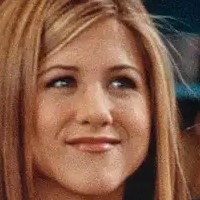
#> input picture disgustedrachel.jpg, 200 x 200 px, found by its file name
$ python hog_test_neprecizno.py
#> lines starting #> are read from the running program, lines starting #| are printed output that depends on the picture
### hog.py
import cv2
import numpy as np
import matplotlib.pyplot as plt
import skimage.feature as skim

# [333 lines left out: functions get_differential_filter, filter_image, get_gradient, build_histogram, get_block_descriptor, extract_hog and 6 more, not called in this run]


def resize(img, scale_percent):
    width = int(img.shape[1] * scale_percent)
    height = int(img.shape[0] * scale_percent)
    dim = (width, height)

    return cv2.resize(img, dim, interpolation = cv2.INTER_AREA)

### hog_test_neprecizno.py
import cv2
import numpy as np
import hog
import matplotlib.pyplot as plt

'''image_test = cv2.imread("C:/Users/User/Documents/ml_projekat/HOG_FACE_DET/disgustedrachel.jpg")
gray = cv2.cvtColor(image_test, cv2.COLOR_BGR2GRAY)
#cv2.imwrite('gray.jpg', gray)
#cv2.imwrite('gray.ppm', gray)

x_filter, y_filter = hog.get_differential_filter()
#GET X GRADIENT OF THE PICTURE
dx = hog.filter_image(gray, x_filter)
#GET Y GRADIENT OF THE PICTURE
dy = hog.filter_image(gray, y_filter)

mag_matrix, angle_mat = hog.get_gradient(dx, dy)

histogramMat = hog.build_histogram(mag_matrix, angle_mat, 8)

hog_descriptors = hog.get_block_descriptor(histogramMat, 2)

hog_py = hog.extract_hog(gray)
hog.array_to_txt("hog_py.txt", hog_py);'''

#image_test = cv2.imread("C:/Users/User/Documents/ml_projekat/HOG_FACE_DET/gray_rachel.ppm")
#print(image_test.shape[0], image_test.shape[1])

#print((image_test[0][0]))

image_test = cv2.imread("C:/Users/User/Documents/ml_projekat/HOG_FACE_DET/disgustedrachel.jpg")
#> image_test is the input picture: shape (200, 200, 3); mean B, G, R 71.8, 93.6, 135
max_dim = max(image_test.shape[0], image_test.shape[1])
#> max_dim = 200
image_test = hog.resize(image_test, 200/max_dim)

gray = cv2.cvtColor(image_test, cv2.COLOR_BGR2GRAY)
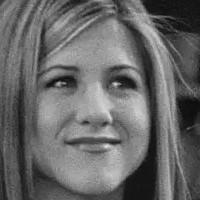
#> gray: shape (200, 200); min 5, max 231, mean 103.5
cv2.imwrite('frame_in_gray.jpg', gray)

#> (the run stopped early here; a loop or call above may not have finished)

$ run again, with new.jpeg copied over disgustedrachel.jpg
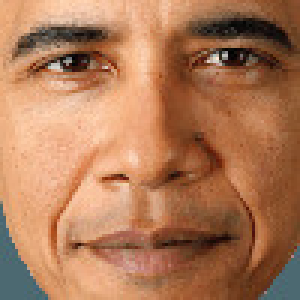
#> input picture new.jpeg, 100 x 100 px, found by its file name (shown 3 times larger)
#> image_test is the input picture: shape (100, 100, 3); mean B, G, R 87.4, 121.4, 174.7
#> `gray = cv2.cvtColor(image_test, cv2.COLOR_BGR2GRAY)`:
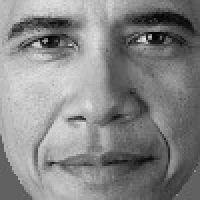
#> gray: shape (200, 200); min 0, max 233, mean 133.5
